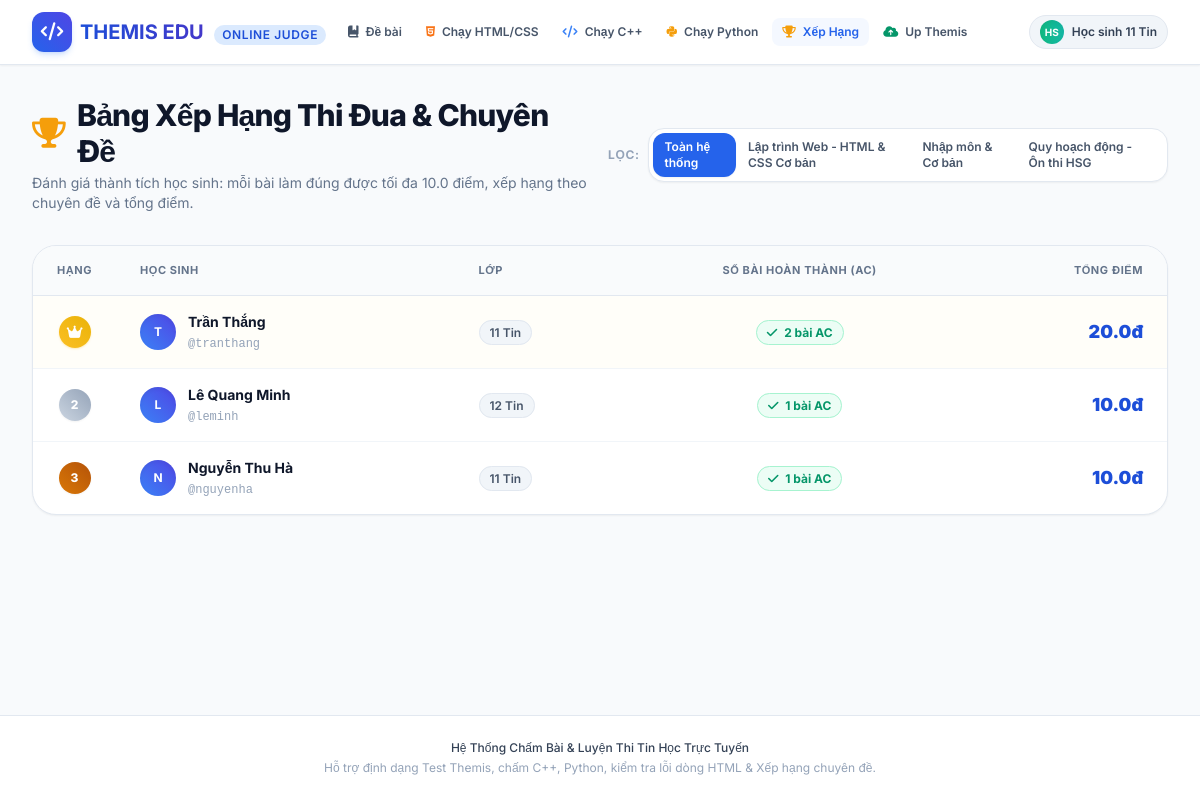
The app's page /leaderboard with its own data.
### tables this page shows
CREATE TABLE topics (
        id INTEGER PRIMARY KEY AUTOINCREMENT,
        name TEXT NOT NULL,
        slug TEXT UNIQUE NOT NULL,
        category TEXT NOT NULL, -- 'web_dev', 'basic', 'hsg_dp', 'hsg_graph'
        description TEXT,
        icon TEXT DEFAULT 'code'
    );

CREATE TABLE users (
        username TEXT PRIMARY KEY,
        full_name TEXT NOT NULL,
        role TEXT DEFAULT 'student',
        class_name TEXT DEFAULT '11 Tin'
    );

### app/main.py (the view)
@app.get("/leaderboard", response_class=HTMLResponse)
async def leaderboard_page(request: Request, topic: Optional[str] = None):
    topics = get_all_topics()
    ranking = get_leaderboard(topic_slug=topic)
    return templates.TemplateResponse(request=request, name="leaderboard.html", context={
        "topics": topics,
        "ranking": ranking,
        "current_topic": topic or "all"
    })

### app/templates/leaderboard.html (shortened to what this page needs)
{% extends "base.html" %}
{% block content %}
<div class="max-w-7xl mx-auto px-4 sm:px-6 lg:px-8 py-8">
    <div class="flex flex-col md:flex-row md:items-center md:justify-between mb-8 gap-4">
        <div>
            <h1 class="text-2xl sm:text-3xl font-extrabold text-slate-900 tracking-tight flex items-center">
                <i class="fa-solid fa-trophy text-amber-500 mr-3"></i>
                Bảng Xếp Hạng Thi Đua & Chuyên Đề
            </h1>
            <p class="text-xs sm:text-sm text-slate-500 mt-1">
                Đánh giá thành tích học sinh: mỗi bài làm đúng được tối đa 10.0 điểm, xếp hạng theo chuyên đề và tổng điểm.
            </p>
        </div>
        <div class="flex items-center space-x-2">
            <span class="text-xs font-bold text-slate-400 uppercase tracking-wider">Lọc:</span>
            <div class="inline-flex bg-white p-1 rounded-2xl border border-slate-200 shadow-sm text-xs font-semibold">
                <a href="/leaderboard" class="px-3 py-1.5 rounded-xl transition-all {% if current_topic == 'all' %}bg-blue-600 text-white shadow-sm{% else %}text-slate-600 hover:text-slate-900{% endif %}">
                    Toàn hệ thống
                </a>
                {% for t in topics %}
                <a href="/leaderboard?topic={{ t.slug }}" class="px-3 py-1.5 rounded-xl transition-all {% if current_topic == t.slug %}bg-blue-600 text-white shadow-sm{% else %}text-slate-600 hover:text-slate-900{% endif %}">
                    {{ t.name }}
                </a>
                {% endfor %}
            </div>
        </div>
    </div>
    <div class="bg-white rounded-3xl border border-slate-200 shadow-sm overflow-hidden">
        <table class="w-full text-left border-collapse">
            <thead>
                <tr class="bg-slate-50/80 border-b border-slate-200 text-[11px] font-bold uppercase tracking-wider text-slate-500">
                    <th class="py-4 px-6 text-center w-20">Hạng</th>
                    <th class="py-4 px-6">Học sinh</th>
                    <th class="py-4 px-6">Lớp</th>
                    <th class="py-4 px-6 text-center">Số bài hoàn thành (AC)</th>
                    <th class="py-4 px-6 text-right">Tổng điểm</th>
                </tr>
            </thead>
            <tbody class="divide-y divide-slate-100 text-sm">
                {% if ranking %}
                    {% for r in ranking %}
                    <tr class="hover:bg-blue-50/40 transition-colors {% if loop.index == 1 %}bg-amber-50/30{% endif %}">
                        <td class="py-4 px-6 text-center">
                            {% if loop.index == 1 %}
                                <span class="inline-flex items-center justify-center w-8 h-8 rounded-full bg-gradient-to-tr from-amber-400 to-yellow-500 text-white font-extrabold shadow-sm shadow-amber-400/30 text-xs">
                                    <i class="fa-solid fa-crown text-sm"></i>
                                </span>
                            {% elif loop.index == 2 %}
                                <span class="inline-flex items-center justify-center w-8 h-8 rounded-full bg-gradient-to-tr from-slate-300 to-slate-400 text-white font-extrabold shadow-sm text-xs">
                                    2
                                </span>
                            {% elif loop.index == 3 %}
                                <span class="inline-flex items-center justify-center w-8 h-8 rounded-full bg-gradient-to-tr from-amber-600 to-amber-700 text-white font-extrabold shadow-sm text-xs">
                                    3
                                </span>
                            {% else %}
                                <span class="font-mono font-bold text-slate-400 text-xs">
                                    #{{ loop.index }}
                                </span>
                            {% endif %}
                        </td>
                        <td class="py-4 px-6">
                            <div class="flex items-center space-x-3">
                                <div class="w-9 h-9 rounded-full bg-gradient-to-tr from-blue-500 to-indigo-600 text-white flex items-center justify-center font-bold text-xs shadow-inner">
                                    {{ r.student_name[0] }}
                                </div>
                                <div>
                                    <span class="font-bold text-slate-900 block">{{ r.student_name }}</span>
                                    <span class="text-xs text-slate-400 font-mono">@{{ r.username }}</span>
                                </div>
                            </div>
                        </td>
                        <td class="py-4 px-6">
                            <span class="text-xs font-semibold px-2.5 py-1 rounded-full bg-slate-100 text-slate-600 border border-slate-200">
                                {{ r.class_name or '11 Tin' }}
                            </span>
                        </td>
                        <td class="py-4 px-6 text-center">
                            <span class="font-bold text-emerald-600 bg-emerald-50 px-2.5 py-1 rounded-full text-xs border border-emerald-200">
                                <i class="fa-solid fa-check mr-1"></i> {{ r.ac_problems }} bài AC
                            </span>
                        </td>
                        <td class="py-4 px-6 text-right">
                            <span class="text-lg font-black text-blue-700">
                                {{ r.total_score }}đ
                            </span>
                        </td>
                    </tr>
                    {% endfor %}
                {% endif %}
            </tbody>
        </table>
    </div>
</div>
{% endblock %}

### app/templates/base.html (style rules this page uses)
body { font-family: 'Inter', sans-serif; }
.font-mono { font-family: 'JetBrains Mono', monospace; }

### records on screen
topics: name "Lập trình Web - HTML & CSS Cơ bản"
topics: name "Nhập môn & Cơ bản"
topics: name "Quy hoạch động - Ôn thi HSG"
users: student_name "T", student_name "Trần Thắng", username "tranthang", class_name "11 Tin", ac_problems "2", total_score "20.0"
users: shows "2", student_name "L", student_name "Lê Quang Minh", username "leminh", class_name "12 Tin", ac_problems "1", total_score "10.0"
users: shows "3", student_name "N", student_name "Nguyễn Thu Hà", username "nguyenha", class_name "11 Tin", ac_problems "1", total_score "10.0"
